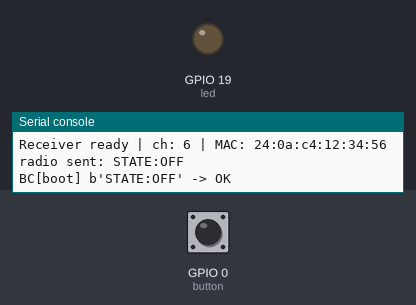
A program run on a simulated ESP32 board running MicroPython. Shown: output pins drawn as LEDs (lit = HIGH), the last lines printed to the serial console. Inputs (shaded band) come from the test bench; at power-on: GPIO 0 (button) HIGH. No radio messages arrive unless stated (any console line starting 'radio sent:' is added by the test bench).

Above: at 1.4 s.
1.5 s: GPIO 0 (button) pulled LOW for 0.15 s
At 2.8 s:
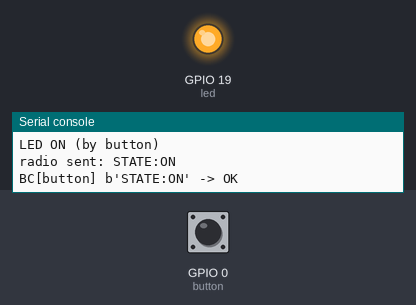
3.1 s: GPIO 0 (button) pulled LOW for 1 s
At 5.3 s:
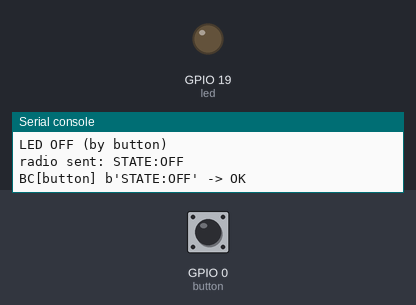
5.6 s: GPIO 0 (button) pulled LOW for 3.2 s
At 10.0 s:
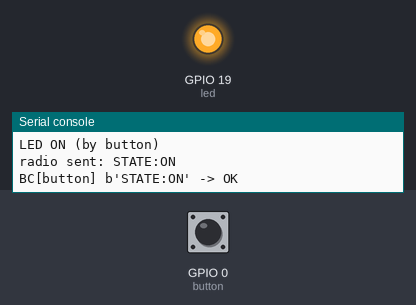
Timing chart, 0 to 11.5 s (numbered marks = the images above; inputs shaded):
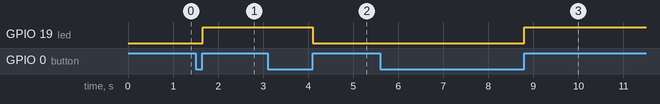

The program:

receiver.py
```python
# receiver.py
import time
from machine import Pin
from espnow_common import (
    init_espnow, add_broadcast_peer, recv_bytes,
    BCAST, CHANNEL, CMD_ON, CMD_OFF, CMD_TOGGLE, CMD_STATE_REQ, STATE_ON, STATE_OFF
)

# --- 初期化 ---
e, sta = init_espnow(channel=CHANNEL)
add_broadcast_peer(e, channel=CHANNEL)
mac_hex = sta.config('mac').hex()
mac_str = ':'.join(mac_hex[i:i+2] for i in range(0, len(mac_hex), 2))
print(f"Receiver ready | ch: {sta.config('channel')} | MAC: {mac_str}")

LED_PIN = 19
BUTTON_PIN = 0
led = Pin(LED_PIN, Pin.OUT, value=0)
button = Pin(BUTTON_PIN, Pin.IN, Pin.PULL_UP)

# --- 関数 ---
def broadcast_state(tag=b"state"):
    """現在のLEDの状態をブロードキャスト"""
    msg = STATE_ON if led.value() else STATE_OFF
    ok = e.send(BCAST, msg, True)
    print(f"BC[{tag.decode()}] {msg!r} -> {'OK' if ok else 'FAIL'}")

def set_led(val: int, source="local"):
    """LEDの状態を設定し、変更があれば通知"""
    val = 1 if val else 0
    if led.value() != val:
        led.value(val)
        print(f"LED {'ON' if val else 'OFF'} (by {source})")
        broadcast_state(tag=source.encode() if isinstance(source, str) else source)

def toggle_led(source="local"):
    """LEDの状態をトグル"""
    set_led(not led.value(), source=source)

def handle_button_press():
    """ボタンが押されて離されたらLEDをトグル"""
    if not button.value():  # 押下
        time.sleep_ms(50)  # デバウンス
        if not button.value():
            while not button.value():  # 離すのを待つ
                time.sleep_ms(10)
            toggle_led(source="button")

def handle_received_commands():
    """受信したコマンドを処理"""
    _, msg = recv_bytes(e, 20)
    if not msg:
        return

    if msg == CMD_ON:
        set_led(1, source="remote")
    elif msg == CMD_OFF:
        set_led(0, source="remote")
    elif msg == CMD_TOGGLE:
        toggle_led(source="remote")
    elif msg == CMD_STATE_REQ:
        broadcast_state(tag="esp?")

# --- メイン処理 ---
time.sleep_ms(200)
broadcast_state(tag=b"boot")

while True:
    handle_button_press()
    handle_received_commands()
    time.sleep_ms(10)
```

espnow_common.py
```python
# espnow_common.py
import network, espnow

# 推奨チャネル（1/6/11 のいずれか）。sender/receiver で必ず同じ値に！
CHANNEL = 6
# ブロードキャスト MAC
BCAST = b'\xff\xff\xff\xff\xff\xff'

# コマンド/状態メッセージ
CMD_TOGGLE = b"toggle"
CMD_ON = b"on"
CMD_OFF = b"off"
CMD_STATE_REQ = b"ESP?"
STATE_ON = b"STATE:ON"
STATE_OFF = b"STATE:OFF"

def init_espnow(channel: int = CHANNEL):
    """
    AP無効 / STA有効 / 省電力OFF / チャネル固定 → ESP-NOW 有効化
    戻り値: (espnow_obj, sta_iface)
    """
    sta = network.WLAN(network.STA_IF)
    ap  = network.WLAN(network.AP_IF)

    ap.active(False)
    sta.active(True)
    sta.disconnect()
    sta.config(channel=channel)
    try:
        # 省電力OFF（ビルドにより無視される場合あり）
        sta.config(pm=0xa11140)
    except:
        pass

    e = espnow.ESPNow()
    e.active(True)
    return e, sta

def add_broadcast_peer(e, channel: int = CHANNEL):
    """
    ブロードキャスト宛も peer 登録が必要。実装差を吸収して channel 指定を試みる。
    """
    try:
        e.add_peer(BCAST, channel=channel)
    except TypeError:
        e.add_peer(BCAST)

def recv_bytes(e, timeout_ms: int = 20):
    """
    e.recv(...) の戻りを bytes に正規化して返す。
    戻り値: (host, msg_bytes or None)
    """
    host, msg = e.recv(timeout_ms)
    if not msg:
        return host, None
    try:
        msg = bytes(msg).strip()
    except Exception:
        msg = msg.tobytes().strip() if hasattr(msg, "tobytes") else msg
    return host, msg
```

Measured:
- after the input at 1.5 s, GPIO 19 (led): LOW → HIGH after 0.15 s
- after the input at 3.1 s, GPIO 19 (led): HIGH → LOW after 1.0 s
- after the input at 5.6 s, GPIO 19 (led): LOW → HIGH after 3.2 s
